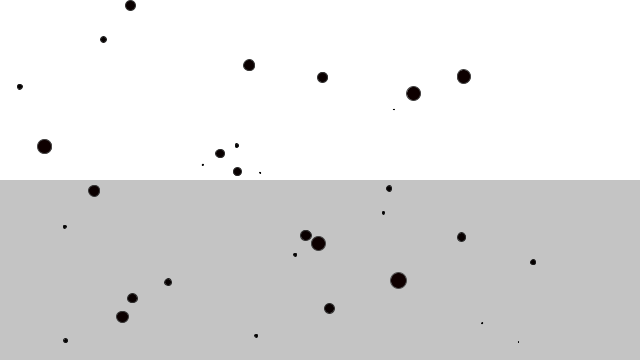
Frame 1 (no input)
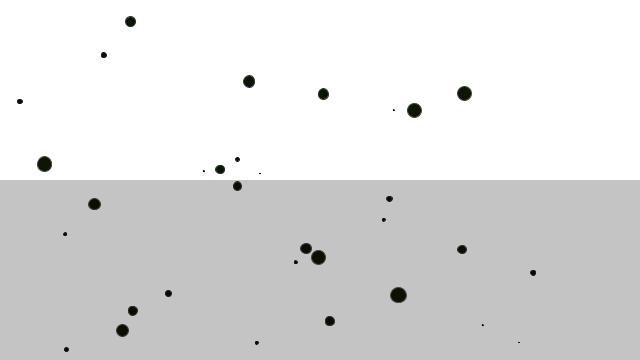
Frame 60 (the mouse pressed at the canvas centre just before this capture)
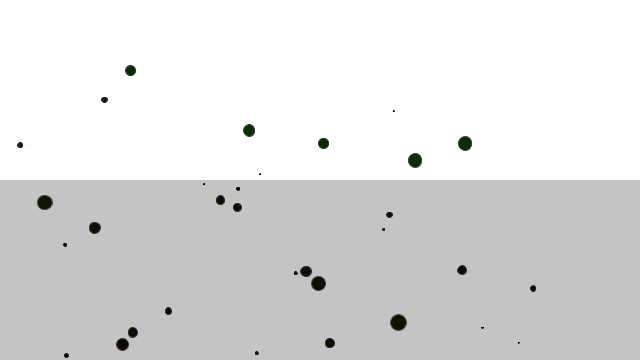
Frame 120 (the mouse held since frame 60 and released just before this capture)

The Processing sketch that drew these frames (run headless with seeded random() and noise(); from frame 60 on, the mouse is pressed at the canvas centre):

// Processing sketch: GravityFrictionDragSimulation
// ── GravityFrictionDragSimulation.pde
class Mover {
  
  PVector location;
  PVector velocity;
  PVector acceleration;
  float mass;
  
  void applyForce(PVector force) {
    acceleration = PVector.add(acceleration, PVector.mult(force, 1/mass));
  }
  
  
  void update() {
    velocity.add(acceleration);
    velocity.limit(10);
    location.add(velocity);
    acceleration.mult(0);
    
   
    checkEdges();
  }
  
 void checkEdges() {
    if(location.x > width) {
      location.x = -(16 * mass/16);
      velocity.x *= -1;
    }
    else if (location.x < -(16 * mass/16)) {
      location.x = width;
      velocity.x *= -1;
    }
    
    if(location.y > height - (16 * mass/16)) {
      location.y = height - (16 * mass/16);
      velocity.y *= -1;
    }
    else if(location.y < 0) {
      location.y = 0;
      velocity.y *= -1;
      }
     
   }
 
 void draw() {
   stroke(5 * mass);
   fill(mass , velocity.mag() * 40, acceleration.mag() * 90);
   ellipse(location.x, location.y, (16 * mass/16), (16 * mass/16));
 }
 
 Mover() {
   location = new PVector(random(width), random(height));
   velocity = new PVector(0,0);
   acceleration = new PVector(random(-0.01, 0.01), random(-0.01, 0.01));
   mass = random(16);

 }
 
 boolean isInside(Liquid l) {
   if(location.x > l.x && location.x < l.x+l.w && location.y > l.y && location.y < l.y + l.h)
   return true;
   else return false;
 }
 
 void drag(Liquid l) {
      float speed =  velocity.mag();
      float dragMagnitude = l.c * speed * speed ;
      
      PVector drag = velocity.copy();
      drag.mult(-1);
      drag.normalize();
      drag.mult(dragMagnitude);
      
      applyForce(drag);
  
   
 }
}


class Liquid {
  float x,y,w,h;
  float c;
  
  Liquid(float x, float y, float w, float h, float c) {
    this.x = x;
    this.y = y;
    this.w = w;
    this.h = h;
    this.c = c;
  }
  
  void display() {
    noStroke();
    fill(c*175, 100);
    rect(x,y, w, h);  
  }
}

Mover[] particles;
Liquid liquid;
void setup() {
  size(640,360);
  background(255);
  liquid = new Liquid(0, height/2, width, height/2, 0.6);
  particles = new Mover[32];
  for(int i = 0; i<particles.length; i++)
    particles[i] = new Mover();
}

void draw() {
  background(255, 10);
  liquid.display();
   PVector wind = new PVector(random(-0.01, 0.01), 0);
   PVector gravity = new PVector(0, 0.01);
  
  for(int i = 0; i<particles.length; i++) {
    
    
      float c = 0.01;
      PVector friction = particles[i].velocity.copy();
      friction.mult(-1);
      friction.normalize();
      friction.mult(c);
      
      if(particles[i].isInside(liquid)) particles[i].drag(liquid);
    particles[i].applyForce(friction);
     // apply gravity
     particles[i].applyForce(wind);
     particles[i].applyForce(PVector.mult(gravity, particles[i].mass));
    particles[i].update();
    particles[i].draw();
  }
}
